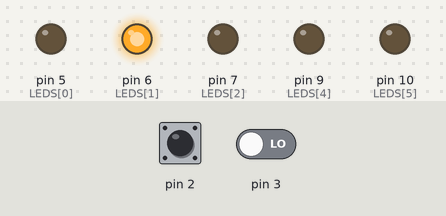
Recording of a sketch running on a simulated Arduino Uno, built with avr-gcc and run on an emulated ATmega328P. Parts: output pins drawn as LEDs (lit = HIGH). Dashed ring = blinking. Inputs (shaded band) come from the test bench; at power-on: pin 2 LOW, pin 3 LOW.

Above: at 1.2 s.
1.3 s: pin 2 driven HIGH
At 2.15 s:
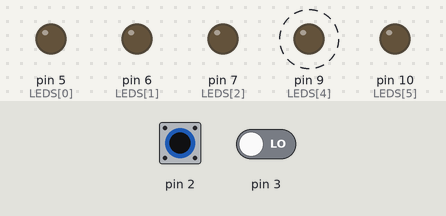
At 3.69 s:
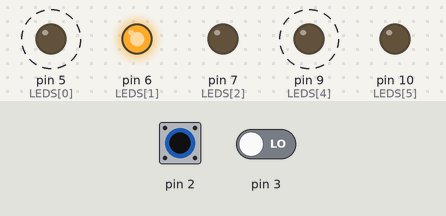
4.3 s: pin 2 pulsed LOW 2 times (0.12 s each, 0.3 s apart)
At 5.61 s:
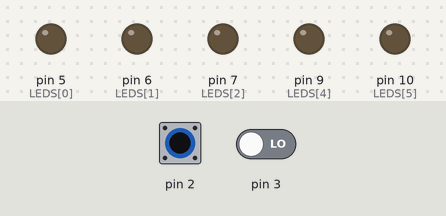
Timing chart, 0 to 13.3 s (numbered marks = the images above; inputs shaded):
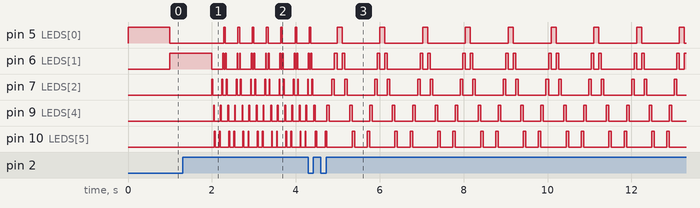

Measured:
- after the input at 1.3 s, pin 5 (LEDS[0]): alternates HIGH for 0.04 s and LOW for 0.30 s, starting after 0.98 s; pin 10 (LEDS[5]): LOW → HIGH after 0.76 s, then repeats every 0.34 s: LOW 0.10 s, HIGH 0.02 s, LOW 0.20 s, HIGH 0.02 s

The sketch:

5_Auto_Increible_con_Interrupciones.ino
```cpp
volatile int Velocidad=20;                         // Variable entera de velocidad (debe ser volatile por que cambiara en
                                                   // cualquier momento del programa cuando sea llamada esta variable
const int VMin = 1000;                             // Constante entera de velocidad minima (1 segundo)
const int VMax = 20;                               // Constante entera de velocidad maxima (20 ms)
const int Cambio = 20;                             // Constante de cuanto aumenta o disminuye la velocidad de encendido de luces
int LEDS[8] = {5, 6, 7, 8, 9, 10, 11, 12};         // Array con los números de los pines donde están conectados
void setup()
{
  for (int i = 0; i < 8; i++)       // Para cuando la variable entera i es igual a 0, i es menor a 8, i aumenta su valor +1
  {
    pinMode(LEDS[i], OUTPUT);       // Declaramos los pines relacionados al Array LEDS como salidas
    digitalWrite(LEDS[i], LOW);     // Iniciamos los pines relacionados al Array LEDS en estado bajo (apagados)
  }
  Velocidad = VMin;                                               // Asignamos la velocidad mínima (1 segundo)
  attachInterrupt(digitalPinToInterrupt(2), VelLenta, RISING);    // Configuramos pin 2 de interrupcion para que detectar
                                                                  // un cambio de bajo a alto y lo llamamos VelLenta
  attachInterrupt(digitalPinToInterrupt(3), VelRapida, RISING);   // Configuramos pin 3 de interrupcion para que detectar
                                                                  // un cambio de bajo a alto y lo llamamos VelRapida
}
void loop()
{
  for (int i = 0; i < 8; i++)               /* Primer bucle, recorre el array de izquierda a derecha. Solo para el segundo pin
                                               y consecutivos apagamos el pin anterior. En el caso de 0 no hace falta ya que
                                               por defecto está apagado. Cuidado que nos salimos del rango del array 0-1=-1
                                               no existe este elemento.
                                            */
  {
    if (i > 0)                              // Si i es mayor a 0
    {
      digitalWrite(LEDS[i - 1], LOW);       // Apagamos el LED a la izquierda
    }
    digitalWrite(LEDS[i], HIGH);            // Encendemos en el LED en el que estamos
    delay(Velocidad);                       // Esperamos el tiempo marcado por velocidad
  }
  digitalWrite(LEDS[7], LOW);               // Apagamos el último LED encendido, el elemento 9 del Array LEDS

  for (int i = 8; i >= 0; i--)              /* Recorremos el Array de derecha a izquierda. En el primer caso como ya está
                                               apagado el LED no hacemos nada. Cuidado que nos salimos del rango del array
                                               10+1=11 no existe este elemento.
                                             */
  {
    if (i < 8)                              // Si i es menor a 8
    {
      digitalWrite(LEDS[i + 1], LOW);       // Apagamos el LED a la derecha
    }
    digitalWrite(LEDS[i], HIGH);            // Encendemos en el LED en el que estamos
    delay(Velocidad);                       // Esperamos el tiempo marcado por velocidad
  }
  digitalWrite(LEDS[0], LOW);               // Apagamos el último LED encendido, el elemento 0 del Array
}
void VelRapida()                      // ISR pin 2, aumenta la velocidad
{
  Velocidad = Velocidad - Cambio;     // Disminuimos el valor establecido
  if (Velocidad < VMax)               // Si Velocidad es menor a Vmax (20ms)
  {
    Velocidad = VMax;                 // Velocidad llega a rango maximo
  }
}
void VelLenta()                       //ISR pin 3, disminuye la velocidad
{
  Velocidad = Velocidad + Cambio;     // Aumentamos el valor establecido
  if (Velocidad > VMin)               // Si Velocidad es mayor a VMin
  {
    Velocidad = VMax;                 // Velocidad llega a rango minimo
  }
}
```
